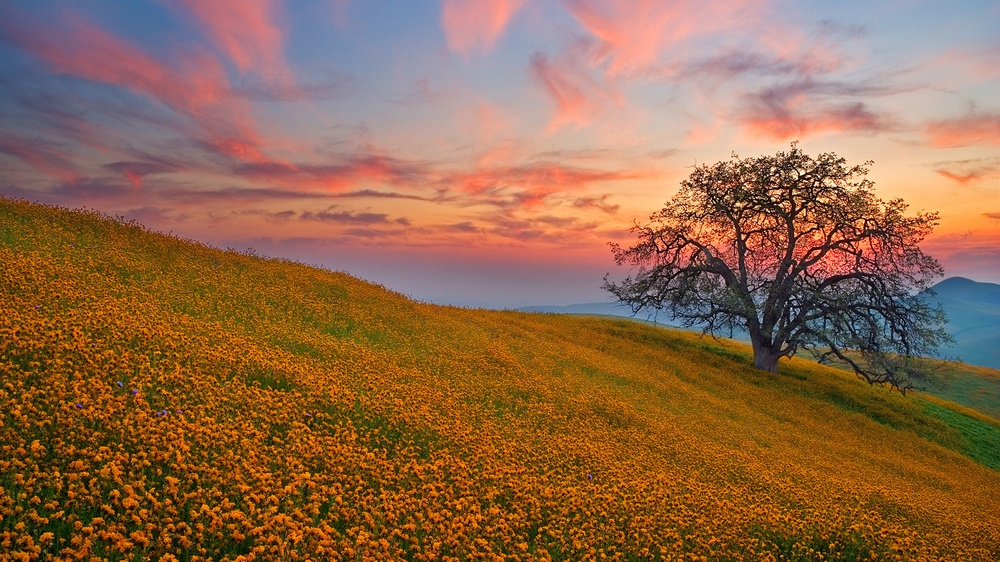
#> input picture classStudy/pillow/202552lc7.jpg, 1000 x 562 px, shrunk from 1920 x 1080 before the run
$ python image_demo.py
#> lines starting #> are read from the running program, lines starting #| are printed output that depends on the picture
from PIL import Image

im = Image.open("202552lc7.jpg")
#> im is the input picture: PIL image 1000x562 RGB; mean R, G, B 144.9, 104.1, 73.9
# im.save("202552lc7.png")  # 进行格式转换
print(type(im))
#| <class 'PIL.JpegImagePlugin.JpegImageFile'>

r, g, b = im.split()
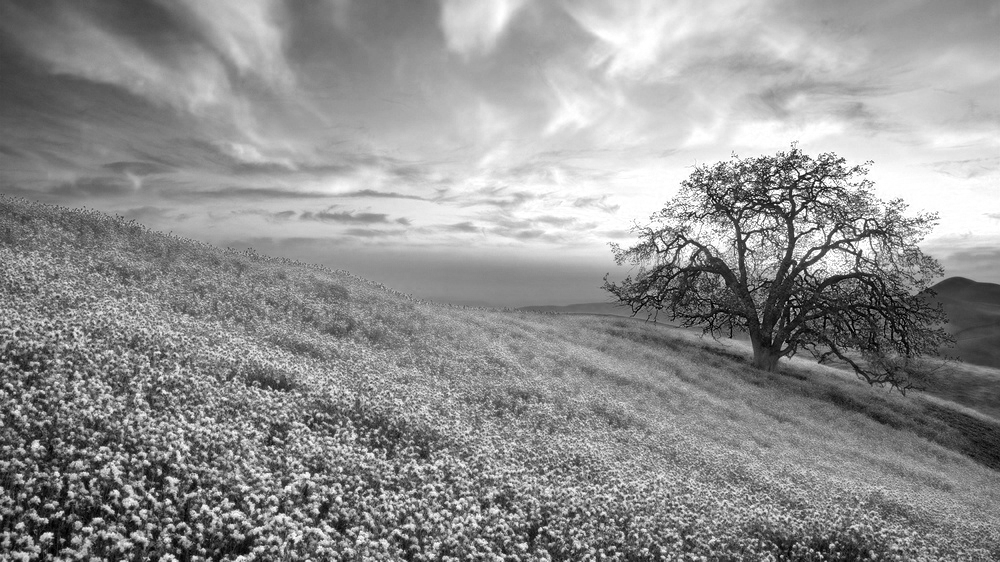
#> r: PIL image 1000x562 L; min 0, max 255, mean 144.9
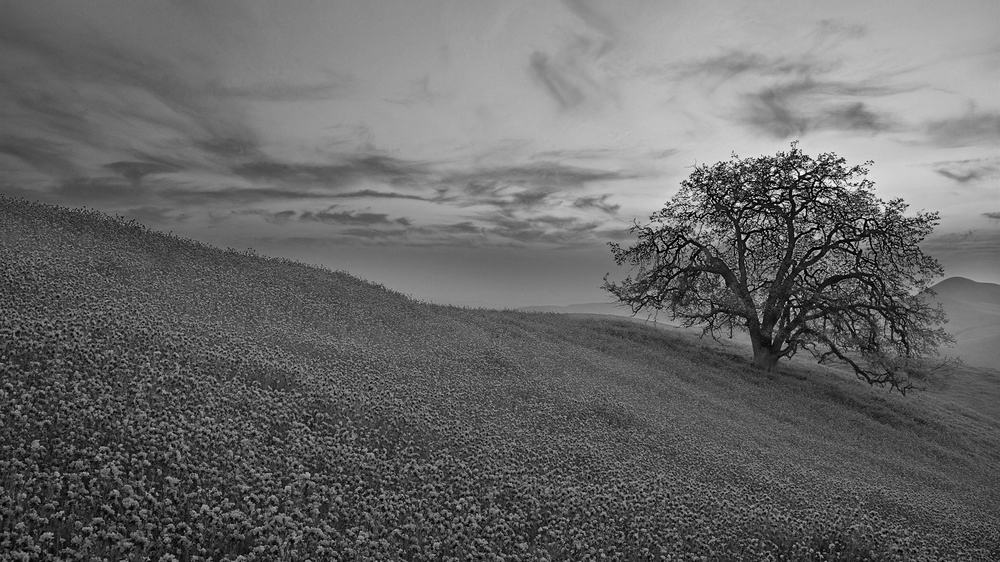
#> g: PIL image 1000x562 L; min 0, max 255, mean 104.1
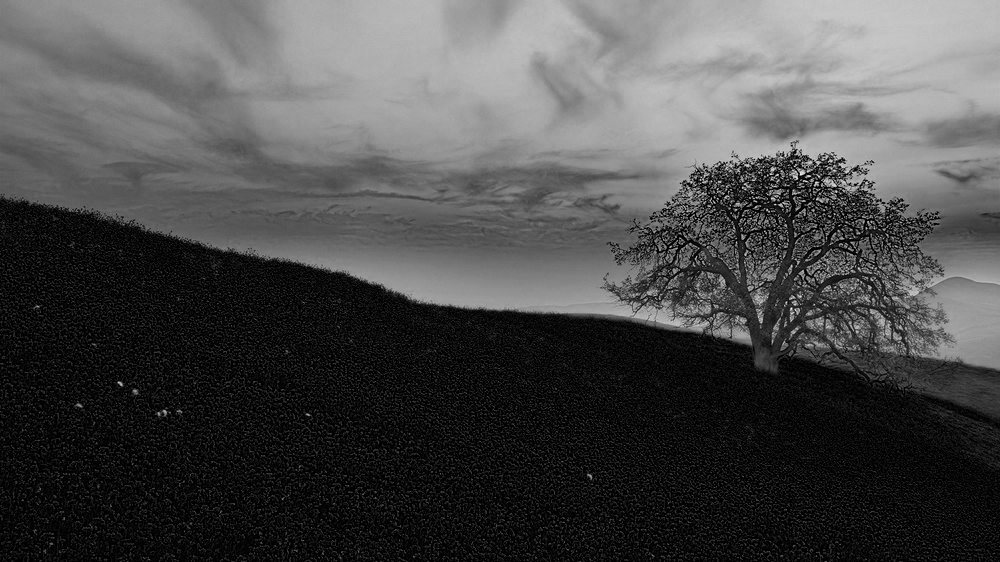
#> b: PIL image 1000x562 L; min 0, max 255, mean 73.9
om = Image.merge("RGB", (b, g, r))
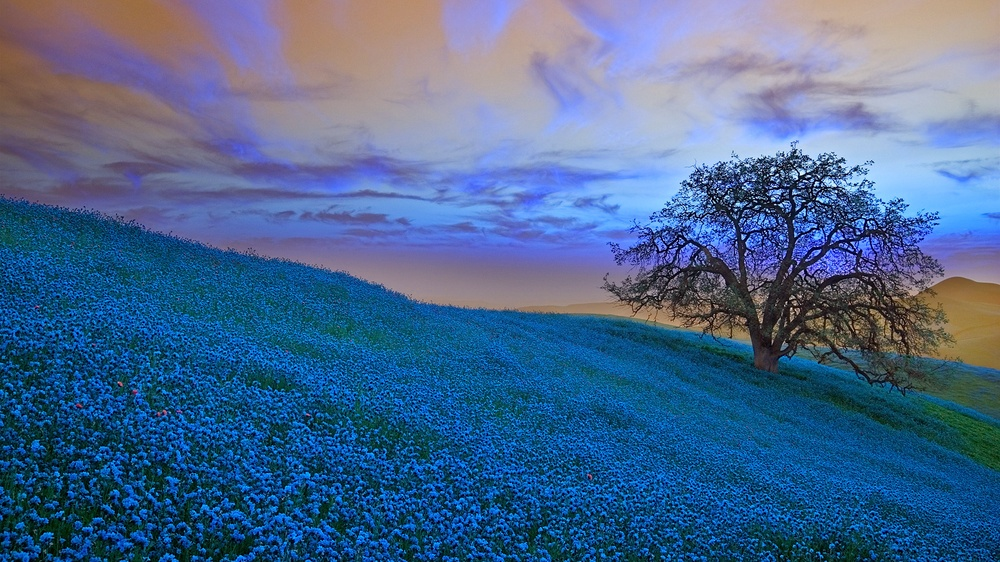
#> om: PIL image 1000x562 RGB; mean R, G, B 73.9, 104.1, 144.9
om.save("202552lc71.jpg")
